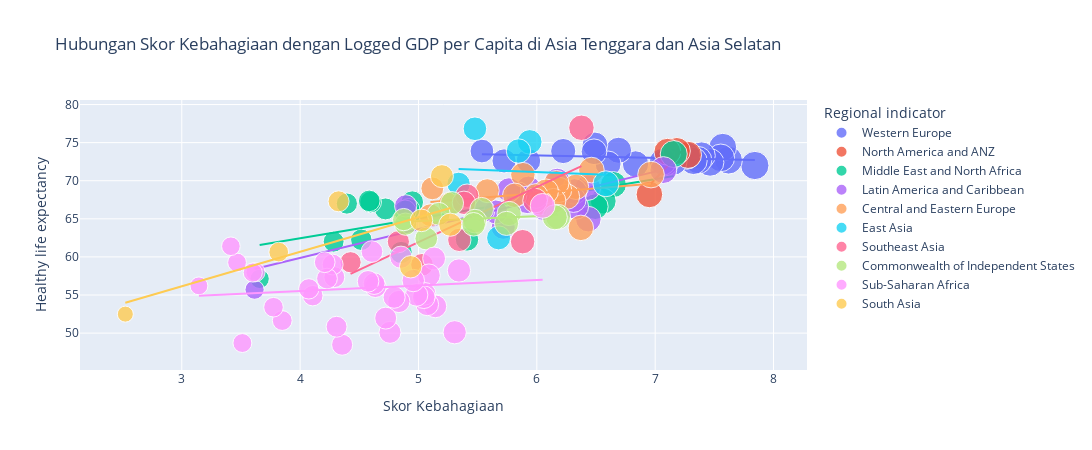

Notebook cell for this chart:
### Code cell
# Scatter plot dengan garis tren
fig = px.scatter(
    df_2021, 
    x="Ladder score", 
    y="Healthy life expectancy", 
    trendline="ols",
    title="Hubungan Skor Kebahagiaan dengan Logged GDP per Capita",
    labels={"Ladder score": "Skor Kebahagiaan", "Logged GDP per capita": "Logged GDP per Capita"},
    color="Regional indicator",  # Menambahkan warna berdasarkan indikator regional
    size="Ladder score",  # Menambahkan ukuran marker berdasarkan skor kebahagiaan
    hover_name="Country name",  # Menambahkan label hover dengan nama negara
    opacity=0.8  # Menambahkan opacity agar lebih mudah melihat tumpukan marker
)
fig.update_layout(
    showlegend=True,
    width=1700, 
    height=450)
fig.show()

### Figure 1 — Plotly figure (JSON) as saved in the notebook; plotly's stock layout.template omitted (floating-point values rounded to 4 significant figures)
{"data": [{"hovertemplate": "<b>%{hovertext}</b><br><br>Regional indicator=Western Europe<br>Skor Kebahagiaan=%{marker.size}<br>Healthy life expectancy=%{y}<extra></extra>", "hovertext": ["Finland", "Denmark", "Switzerland", "Iceland", "Netherlands", "Norway", "Sweden", "Luxembourg", "Austria", "Germany", "Ireland", "United Kingdom", "Belgium", "France", "Malta", "Spain", "Italy", "Cyprus", "Portugal", "Greece", "North Cyprus"], "legendgroup": "Western Europe", "marker": {"color": "#636efa", "opacity": 0.8, "size": [7.842, 7.62, 7.571, 7.554, 7.464, 7.392, 7.363, 7.324, 7.268, 7.155, 7.085, 7.064, 6.834, 6.69, 6.602, 6.491, 6.483, 6.223, 5.929, 5.723, 5.536], "sizemode": "area", "sizeref": 0.0196, "symbol": "circle"}, "mode": "markers", "name": "Western Europe", "orientation": "v", "showlegend": true, "type": "scatter", "x": [7.842, 7.62, 7.571, 7.554, 7.464, 7.392, 7.363, 7.324, 7.268, 7.155, 7.085, 7.064, 6.834, 6.69, 6.602, 6.491, 6.483, 6.223, 5.929, 5.723, 5.536], "xaxis": "x", "y": [72, 72.7, 74.4, 73, 72.4, 73.3, 72.7, 72.6, 73.3, 72.5, 72.4, 72.5, 72.2, 74, 72.2, 74.7, 73.8, 73.9, 72.6, 72.6, 73.9], "yaxis": "y"}, {"hovertemplate": "<b>OLS trendline</b><br>Healthy life expectancy = -0.331728 * Ladder score + 75.327<br>R<sup>2</sup>=0.076369<br><br>Regional indicator=Western Europe<br>Skor Kebahagiaan=%{x}<br>Healthy life expectancy=%{y} <b>(trend)</b><extra></extra>", "legendgroup": "Western Europe", "marker": {"color": "#636efa", "symbol": "circle"}, "mode": "lines", "name": "Western Europe", "showlegend": false, "type": "scatter", "x": [5.536, 5.723, 5.929, 6.223, 6.483, 6.491, 6.602, 6.69, 6.834, 7.064, 7.085, 7.155, 7.268, 7.324, 7.363, 7.392, 7.464, 7.554, 7.571, 7.62, 7.842], "xaxis": "x", "y": [73.49, 73.43, 73.36, 73.26, 73.18, 73.17, 73.14, 73.11, 73.06, 72.98, 72.98, 72.95, 72.92, 72.9, 72.88, 72.87, 72.85, 72.82, 72.82, 72.8, 72.73], "yaxis": "y"}, {"hovertemplate": "<b>%{hovertext}</b><br><br>Regional indicator=North America and ANZ<br>Skor Kebahagiaan=%{marker.size}<br>Healthy life expectancy=%{y}<extra></extra>", "hovertext": ["New Zealand", "Australia", "Canada", "United States"], "legendgroup": "North America and ANZ", "marker": {"color": "#EF553B", "opacity": 0.8, "size": [7.277, 7.183, 7.103, 6.951], "sizemode": "area", "sizeref": 0.0196, "symbol": "circle"}, "mode": "markers", "name": "North America and ANZ", "orientation": "v", "showlegend": true, "type": "scatter", "x": [7.277, 7.183, 7.103, 6.951], "xaxis": "x", "y": [73.4, 73.9, 73.8, 68.2], "yaxis": "y"}, {"hovertemplate": "<b>OLS trendline</b><br>Healthy life expectancy = 16.4405 * Ladder score + -44.8709<br>R<sup>2</sup>=0.677029<br><br>Regional indicator=North America and ANZ<br>Skor Kebahagiaan=%{x}<br>Healthy life expectancy=%{y} <b>(trend)</b><extra></extra>", "legendgroup": "North America and ANZ", "marker": {"color": "#EF553B", "symbol": "circle"}, "mode": "lines", "name": "North America and ANZ", "showlegend": false, "type": "scatter", "x": [6.951, 7.103, 7.183, 7.277], "xaxis": "x", "y": [69.41, 71.91, 73.22, 74.77], "yaxis": "y"}, {"hovertemplate": "<b>%{hovertext}</b><br><br>Regional indicator=Middle East and North Africa<br>Skor Kebahagiaan=%{marker.size}<br>Healthy life expectancy=%{y}<extra></extra>", "hovertext": ["Israel", "Bahrain", "United Arab Emirates", "Saudi Arabia", "Kuwait", "Libya", "Turkey", "Morocco", "Algeria", "Iraq", "Iran", "Tunisia", "Lebanon", "Palestinian Territories", "Jordan", "Egypt", "Yemen"], "legendgroup": "Middle East and North Africa", "marker": {"color": "#00cc96", "opacity": 0.8, "size": [7.157, 6.647, 6.561, 6.494, 6.106, 5.41, 4.948, 4.918, 4.887, 4.854, 4.721, 4.596, 4.584, 4.517, 4.395, 4.283, 3.658], "sizemode": "area", "sizeref": 0.0196, "symbol": "circle"}, "mode": "markers", "name": "Middle East and North Africa", "orientation": "v", "showlegend": true, "type": "scatter", "x": [7.157, 6.647, 6.561, 6.494, 6.106, 5.41, 4.948, 4.918, 4.887, 4.854, 4.721, 4.596, 4.584, 4.517, 4.395, 4.283, 3.658], "xaxis": "x", "y": [73.5, 69.5, 67.33, 66.6, 66.9, 62.3, 67.2, 66.21, 66.0, 60.58, 66.3, 67.2, 67.36, 62.25, 67, 62.0, 57.12], "yaxis": "y"}, {"hovertemplate": "<b>OLS trendline</b><br>Healthy life expectancy = 2.59315 * Ladder score + 52.0735<br>R<sup>2</sup>=0.474011<br><br>Regional indicator=Middle East and North Africa<br>Skor Kebahagiaan=%{x}<br>Healthy life expectancy=%{y} <b>(trend)</b><extra></extra>", "legendgroup": "Middle East and North Africa", "marker": {"color": "#00cc96", "symbol": "circle"}, "mode": "lines", "name": "Middle East and North Africa", "showlegend": false, "type": "scatter", "x": [3.658, 4.283, 4.395, 4.517, 4.584, 4.596, 4.721, 4.854, 4.887, 4.918, 4.948, 5.41, 6.106, 6.494, 6.561, 6.647, 7.157], "xaxis": "x", "y": [61.56, 63.18, 63.47, 63.79, 63.96, 63.99, 64.32, 64.66, 64.75, 64.83, 64.9, 66.1, 67.91, 68.91, 69.09, 69.31, 70.63], "yaxis": "y"}, {"hovertemplate": "<b>%{hovertext}</b><br><br>Regional indicator=Latin America and Caribbean<br>Skor Kebahagiaan=%{marker.size}<br>Healthy life expectancy=%{y}<extra></extra>", "hovertext": ["Costa Rica", "Guatemala", "Uruguay", "Brazil", "Mexico", "Jamaica", "Panama", "Chile", "El Salvador", "Colombia", "Nicaragua", "Argentina", "Honduras", "Peru", "Ecuador", "Bolivia", "Paraguay", "Dominican Republic", "Venezuela", "Haiti"], "legendgroup": "Latin America and Caribbean", "marker": {"color": "#ab63fa", "opacity": 0.8, "size": [7.069, 6.435, 6.431, 6.33, 6.317, 6.309, 6.18, 6.172, 6.061, 6.012, 5.972, 5.929, 5.919, 5.84, 5.764, 5.716, 5.653, 5.545, 4.892, 3.615], "sizemode": "area", "sizeref": 0.0196, "symbol": "circle"}, "mode": "markers", "name": "Latin America and Caribbean", "orientation": "v", "showlegend": true, "type": "scatter", "x": [7.069, 6.435, 6.431, 6.33, 6.317, 6.309, 6.18, 6.172, 6.061, 6.012, 5.972, 5.929, 5.919, 5.84, 5.764, 5.716, 5.653, 5.545, 4.892, 3.615], "xaxis": "x", "y": [71.4, 64.96, 69.1, 66.6, 68.6, 67.5, 69.65, 70, 66.4, 68.0, 67.66, 69, 67.3, 68.25, 68.8, 63.9, 65.9, 66.1, 66.7, 55.7], "yaxis": "y"}, {"hovertemplate": "<b>OLS trendline</b><br>Healthy life expectancy = 3.77607 * Ladder score + 44.7668<br>R<sup>2</sup>=0.661664<br><br>Regional indicator=Latin America and Caribbean<br>Skor Kebahagiaan=%{x}<br>Healthy life expectancy=%{y} <b>(trend)</b><extra></extra>", "legendgroup": "Latin America and Caribbean", "marker": {"color": "#ab63fa", "symbol": "circle"}, "mode": "lines", "name": "Latin America and Caribbean", "showlegend": false, "type": "scatter", "x": [3.615, 4.892, 5.545, 5.653, 5.716, 5.764, 5.84, 5.919, 5.929, 5.972, 6.012, 6.061, 6.172, 6.18, 6.309, 6.317, 6.33, 6.431, 6.435, 7.069], "xaxis": "x", "y": [58.42, 63.24, 65.71, 66.11, 66.35, 66.53, 66.82, 67.12, 67.16, 67.32, 67.47, 67.65, 68.07, 68.1, 68.59, 68.62, 68.67, 69.05, 69.07, 71.46], "yaxis": "y"}, {"hovertemplate": "<b>%{hovertext}</b><br><br>Regional indicator=Central and Eastern Europe<br>Skor Kebahagiaan=%{marker.size}<br>Healthy life expectancy=%{y}<extra></extra>", "hovertext": ["Czech Republic", "Slovenia", "Kosovo", "Slovakia", "Lithuania", "Estonia", "Poland", "Romania", "Serbia", "Latvia", "Hungary", "Croatia", "Bosnia and Herzegovina", "Montenegro", "Bulgaria", "Albania", "North Macedonia"], "legendgroup": "Central and Eastern Europe", "marker": {"color": "#FFA15A", "opacity": 0.8, "size": [6.965, 6.461, 6.372, 6.331, 6.255, 6.189, 6.166, 6.14, 6.078, 6.032, 5.992, 5.882, 5.813, 5.581, 5.266, 5.117, 5.101], "sizemode": "area", "sizeref": 0.0196, "symbol": "circle"}, "mode": "markers", "name": "Central and Eastern Europe", "orientation": "v", "showlegend": true, "type": "scatter", "x": [6.965, 6.461, 6.372, 6.331, 6.255, 6.189, 6.166, 6.14, 6.078, 6.032, 5.992, 5.882, 5.813, 5.581, 5.266, 5.117, 5.101], "xaxis": "x", "y": [70.81, 71.4, 63.81, 69.2, 67.91, 68.8, 69.7, 67.36, 68.6, 67.1, 68, 70.8, 68.1, 68.7, 67, 69.0, 65.47], "yaxis": "y"}, {"hovertemplate": "<b>OLS trendline</b><br>Healthy life expectancy = 1.28983 * Ladder score + 60.6191<br>R<sup>2</sup>=0.111101<br><br>Regional indicator=Central and Eastern Europe<br>Skor Kebahagiaan=%{x}<br>Healthy life expectancy=%{y} <b>(trend)</b><extra></extra>", "legendgroup": "Central and Eastern Europe", "marker": {"color": "#FFA15A", "symbol": "circle"}, "mode": "lines", "name": "Central and Eastern Europe", "showlegend": false, "type": "scatter", "x": [5.101, 5.117, 5.266, 5.581, 5.813, 5.882, 5.992, 6.032, 6.078, 6.14, 6.166, 6.189, 6.255, 6.331, 6.372, 6.461, 6.965], "xaxis": "x", "y": [67.2, 67.22, 67.41, 67.82, 68.12, 68.21, 68.35, 68.4, 68.46, 68.54, 68.57, 68.6, 68.69, 68.78, 68.84, 68.95, 69.6], "yaxis": "y"}, {"hovertemplate": "<b>%{hovertext}</b><br><br>Regional indicator=East Asia<br>Skor Kebahagiaan=%{marker.size}<br>Healthy life expectancy=%{y}<extra></extra>", "hovertext": ["Taiwan Province of China", "Japan", "South Korea", "Mongolia", "Hong Kong S.A.R. of China", "China"], "legendgroup": "East Asia", "marker": {"color": "#19d3f3", "opacity": 0.8, "size": [6.584, 5.94, 5.845, 5.677, 5.477, 5.339], "sizemode": "area", "sizeref": 0.0196, "symbol": "circle"}, "mode": "markers", "name": "East Asia", "orientation": "v", "showlegend": true, "type": "scatter", "x": [6.584, 5.94, 5.845, 5.677, 5.477, 5.339], "xaxis": "x", "y": [69.6, 75.1, 73.9, 62.5, 76.82, 69.59], "yaxis": "y"}, {"hovertemplate": "<b>OLS trendline</b><br>Healthy life expectancy = -0.614361 * Ladder score + 74.8218<br>R<sup>2</sup>=0.002707<br><br>Regional indicator=East Asia<br>Skor Kebahagiaan=%{x}<br>Healthy life expectancy=%{y} <b>(trend)</b><extra></extra>", "legendgroup": "East Asia", "marker": {"color": "#19d3f3", "symbol": "circle"}, "mode": "lines", "name": "East Asia", "showlegend": false, "type": "scatter", "x": [5.339, 5.477, 5.677, 5.845, 5.94, 6.584], "xaxis": "x", "y": [71.54, 71.46, 71.33, 71.23, 71.17, 70.78], "yaxis": "y"}, {"hovertemplate": "<b>%{hovertext}</b><br><br>Regional indicator=Southeast Asia<br>Skor Kebahagiaan=%{marker.size}<br>Healthy life expectancy=%{y}<extra></extra>", "hovertext": ["Singapore", "Thailand", "Philippines", "Vietnam", "Malaysia", "Indonesia", "Laos", "Cambodia", "Myanmar"], "legendgroup": "Southeast Asia", "marker": {"color": "#FF6692", "opacity": 0.8, "size": [6.377, 5.985, 5.88, 5.411, 5.384, 5.345, 5.03, 4.83, 4.426], "sizemode": "area", "sizeref": 0.0196, "symbol": "circle"}, "mode": "markers", "name": "Southeast Asia", "orientation": "v", "showlegend": true, "type": "scatter", "x": [6.377, 5.985, 5.88, 5.411, 5.384, 5.345, 5.03, 4.83, 4.426], "xaxis": "x", "y": [76.95, 67.4, 62, 68.03, 67.1, 62.24, 58.97, 62, 59.3], "yaxis": "y"}, {"hovertemplate": "<b>OLS trendline</b><br>Healthy life expectancy = 7.24148 * Ladder score + 25.7297<br>R<sup>2</sup>=0.600828<br><br>Regional indicator=Southeast Asia<br>Skor Kebahagiaan=%{x}<br>Healthy life expectancy=%{y} <b>(trend)</b><extra></extra>", "legendgroup": "Southeast Asia", "marker": {"color": "#FF6692", "symbol": "circle"}, "mode": "lines", "name": "Southeast Asia", "showlegend": false, "type": "scatter", "x": [4.426, 4.83, 5.03, 5.345, 5.384, 5.411, 5.88, 5.985, 6.377], "xaxis": "x", "y": [57.78, 60.71, 62.15, 64.44, 64.72, 64.91, 68.31, 69.07, 71.91], "yaxis": "y"}, {"hovertemplate": "<b>%{hovertext}</b><br><br>Regional indicator=Commonwealth of Independent States<br>Skor Kebahagiaan=%{marker.size}<br>Healthy life expectancy=%{y}<extra></extra>", "hovertext": ["Uzbekistan", "Kazakhstan", "Moldova", "Kyrgyzstan", "Belarus", "Russia", "Tajikistan", "Armenia", "Azerbaijan", "Turkmenistan", "Georgia", "Ukraine"], "legendgroup": "Commonwealth of Independent States", "marker": {"color": "#B6E880", "opacity": 0.8, "size": [6.179, 6.152, 5.766, 5.744, 5.534, 5.477, 5.466, 5.283, 5.171, 5.066, 4.891, 4.875], "sizemode": "area", "sizeref": 0.0196, "symbol": "circle"}, "mode": "markers", "name": "Commonwealth of Independent States", "orientation": "v", "showlegend": true, "type": "scatter", "x": [6.179, 6.152, 5.766, 5.744, 5.534, 5.477, 5.466, 5.283, 5.171, 5.066, 4.891, 4.875], "xaxis": "x", "y": [65.25, 65.2, 65.7, 64.4, 66.25, 64.7, 64.28, 67.06, 65.66, 62.41, 64.3, 64.9], "yaxis": "y"}, {"hovertemplate": "<b>OLS trendline</b><br>Healthy life expectancy = 0.64945 * Ladder score + 61.459<br>R<sup>2</sup>=0.059399<br><br>Regional indicator=Commonwealth of Independent States<br>Skor Kebahagiaan=%{x}<br>Healthy life expectancy=%{y} <b>(trend)</b><extra></extra>", "legendgroup": "Commonwealth of Independent States", "marker": {"color": "#B6E880", "symbol": "circle"}, "mode": "lines", "name": "Commonwealth of Independent States", "showlegend": false, "type": "scatter", "x": [4.875, 4.891, 5.066, 5.171, 5.283, 5.466, 5.477, 5.534, 5.744, 5.766, 6.152, 6.179], "xaxis": "x", "y": [64.63, 64.64, 64.75, 64.82, 64.89, 65.01, 65.02, 65.05, 65.19, 65.2, 65.45, 65.47], "yaxis": "y"}, {"hovertemplate": "<b>%{hovertext}</b><br><br>Regional indicator=Sub-Saharan Africa<br>Skor Kebahagiaan=%{marker.size}<br>Healthy life expectancy=%{y}<extra></extra>", "hovertext": ["Mauritius", "Congo (Brazzaville)", "Ivory Coast", "Cameroon", "Senegal", "Ghana", "Niger", "Gambia", "Benin", "Guinea", "South Africa", "Gabon", "Burkina Faso", "Mozambique", "Nigeria", "Mali", "Uganda", "Liberia", "Kenya", "Namibia", "Chad", "Swaziland", "Comoros", "Ethiopia", "Mauritania", "Madagascar", "Togo", "Zambia", "Sierra Leone", "Burundi", "Tanzania", "Malawi", "Lesotho", "Botswana", "Rwanda", "Zimbabwe"], "legendgroup": "Sub-Saharan Africa", "marker": {"color": "#FF97FF", "opacity": 0.8, "size": [6.049, 5.342, 5.306, 5.142, 5.132, 5.088, 5.074, 5.051, 5.045, 4.984, 4.956, 4.852, 4.834, 4.794, 4.759, 4.723, 4.636, 4.625, 4.607, 4.574, 4.355, 4.308, 4.289, 4.275, 4.227, 4.208, 4.107, 4.073, 3.849, 3.775, 3.623, 3.6, 3.512, 3.467, 3.415, 3.145], "sizemode": "area", "sizeref": 0.0196, "symbol": "circle"}, "mode": "markers", "name": "Sub-Saharan Africa", "orientation": "v", "showlegend": true, "type": "scatter", "x": [6.049, 5.342, 5.306, 5.142, 5.132, 5.088, 5.074, 5.051, 5.045, 4.984, 4.956, 4.852, 4.834, 4.794, 4.759, 4.723, 4.636, 4.625, 4.607, 4.574, 4.355, 4.308, 4.289, 4.275, 4.227, 4.208, 4.107, 4.073, 3.849, 3.775, 3.623, 3.6, 3.512, 3.467, 3.415, 3.145], "xaxis": "x", "y": [66.7, 58.22, 50.11, 53.52, 59.8, 57.59, 53.78, 55.16, 54.71, 55.01, 56.9, 59.96, 54.15, 54.71, 50.1, 51.97, 56.1, 56.5, 60.7, 56.8, 48.48, 50.83, 57.35, 59, 57.16, 59.3, 54.91, 55.81, 51.65, 53.4, 58.0, 57.95, 48.7, 59.27, 61.4, 56.2], "yaxis": "y"}, {"hovertemplate": "<b>OLS trendline</b><br>Healthy life expectancy = 0.718471 * Ladder score + 52.6573<br>R<sup>2</sup>=0.015048<br><br>Regional indicator=Sub-Saharan Africa<br>Skor Kebahagiaan=%{x}<br>Healthy life expectancy=%{y} <b>(trend)</b><extra></extra>", "legendgroup": "Sub-Saharan Africa", "marker": {"color": "#FF97FF", "symbol": "circle"}, "mode": "lines", "name": "Sub-Saharan Africa", "showlegend": false, "type": "scatter", "x": [3.145, 3.415, 3.467, 3.512, 3.6, 3.623, 3.775, 3.849, 4.073, 4.107, 4.208, 4.227, 4.275, 4.289, 4.308, 4.355, 4.574, 4.607, 4.625, 4.636, 4.723, 4.759, 4.794, 4.834, 4.852, 4.956, 4.984, 5.045, 5.051, 5.074, 5.088, 5.132, 5.142, 5.306, 5.342, 6.049], "xaxis": "x", "y": [54.92, 55.11, 55.15, 55.18, 55.24, 55.26, 55.37, 55.42, 55.58, 55.61, 55.68, 55.69, 55.73, 55.74, 55.75, 55.79, 55.94, 55.97, 55.98, 55.99, 56.05, 56.08, 56.1, 56.13, 56.14, 56.22, 56.24, 56.28, 56.29, 56.3, 56.31, 56.34, 56.35, 56.47, 56.5, 57.0], "yaxis": "y"}, {"hovertemplate": "<b>%{hovertext}</b><br><br>Regional indicator=South Asia<br>Skor Kebahagiaan=%{marker.size}<br>Healthy life expectancy=%{y}<extra></extra>", "hovertext": ["Nepal", "Maldives", "Bangladesh", "Pakistan", "Sri Lanka", "India", "Afghanistan"], "legendgroup": "South Asia", "marker": {"color": "#FECB52", "opacity": 0.8, "size": [5.269, 5.198, 5.025, 4.934, 4.325, 3.819, 2.523], "sizemode": "area", "sizeref": 0.0196, "symbol": "circle"}, "mode": "markers", "name": "South Asia", "orientation": "v", "showlegend": true, "type": "scatter", "x": [5.269, 5.198, 5.025, 4.934, 4.325, 3.819, 2.523], "xaxis": "x", "y": [64.23, 70.6, 64.8, 58.71, 67.3, 60.63, 52.49], "yaxis": "y"}, {"hovertemplate": "<b>OLS trendline</b><br>Healthy life expectancy = 4.53204 * Ladder score + 42.5503<br>R<sup>2</sup>=0.566506<br><br>Regional indicator=South Asia<br>Skor Kebahagiaan=%{x}<br>Healthy life expectancy=%{y} <b>(trend)</b><extra></extra>", "legendgroup": "South Asia", "marker": {"color": "#FECB52", "symbol": "circle"}, "mode": "lines", "name": "South Asia", "showlegend": false, "type": "scatter", "x": [2.523, 3.819, 4.325, 4.934, 5.025, 5.198, 5.269], "xaxis": "x", "y": [53.98, 59.86, 62.15, 64.91, 65.32, 66.11, 66.43], "yaxis": "y"}], "layout": {"height": 450, "legend": {"itemsizing": "constant", "title": {"text": "Regional indicator"}, "tracegroupgap": 0}, "showlegend": true, "title": {"text": "Hubungan Skor Kebahagiaan dengan Logged GDP per Capita di Asia Tenggara dan Asia Selatan"}, "width": 1700, "xaxis": {"anchor": "y", "domain": [0, 1], "title": {"text": "Skor Kebahagiaan"}}, "yaxis": {"anchor": "x", "domain": [0, 1], "title": {"text": "Healthy life expectancy"}}}}
